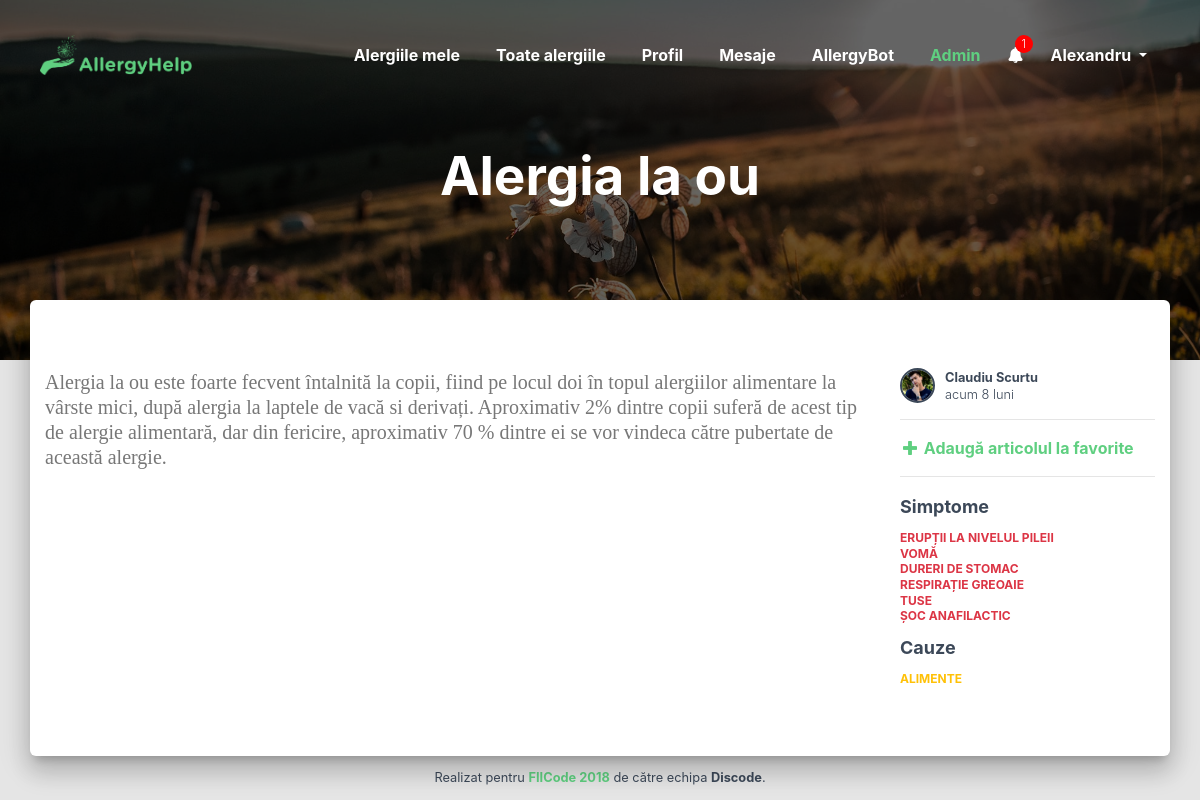
The page /index.php?p=allergy&a=25 (signed in) on the database its author committed.
### tables this page shows
CREATE TABLE `allergies` (
  `id` int(11) NOT NULL,
  `name` varchar(256) NOT NULL,
  `content` longtext NOT NULL,
  `date` datetime NOT NULL,
  `author` int(11) NOT NULL,
  `frequent` int(11) NOT NULL DEFAULT '0'
);

CREATE TABLE `users` (
  `id` int(11) NOT NULL,
  `lastname` varchar(64) NOT NULL,
  `firstname` varchar(64) NOT NULL,
  `admin` tinyint(1) NOT NULL DEFAULT '0',
  `email` varchar(64) NOT NULL,
  `password` varchar(64) NOT NULL,
  `regtime` datetime NOT NULL
);

CREATE TABLE `signs` (
  `id` int(11) NOT NULL,
  `sign` varchar(128) NOT NULL
);

CREATE TABLE `causes` (
  `id` int(11) NOT NULL,
  `cause` varchar(128) NOT NULL
);

### index.php (the view, shortened to what this page needs)
<?php
	include_once 'assets/php/functions.php';
	$user = new User();
	if(isset($_SESSION['allergyhelp_id']))
		$id = $_SESSION['allergyhelp_id'];
	if ($user->get_session())
	{
		if(isset($_GET['p'])) $p = $_GET['p'];
?>
<!DOCTYPE html>
<html lang="ro">
<head>
	<link href="assets/css/bootstrap/bootstrap.min.css" rel="stylesheet">
	<link href="assets/css/fontawesome/fontawesome.min.css" rel="stylesheet">
	<link href="assets/css/style.css" rel="stylesheet">
</head>
<body>
	<nav class="navbar navbar-expand-lg navbar-dark">
		<div class="container">
			<a class="navbar-brand" href=".">
				<img src="assets/img/logo-green.png" />
			</a>
					<?php
						if($user->count_notifications($id))
							echo '<span class="unread-badge">'.$user->count_notifications($id).'</span>';
					?>
						<?php $user->get_notifications($id); ?>
			<div class="collapse navbar-collapse" id="navbarNav">
				<ul class="navbar-nav ml-auto">
					<li class="nav-item"><a class="nav-link<?php if ((isset($p) ? $p : null) == "myallergies") echo ' active'; ?>" href="?p=myallergies">Alergiile mele</a></li>
					<li class="nav-item"><a class="nav-link<?php if ((isset($p) ? $p : null) == "allallergies") echo ' active'; ?>" href="?p=allallergies">Toate alergiile</a></li>
					<li class="nav-item"><a class="nav-link<?php if ((isset($p) ? $p : null) == "profile") echo ' active'; ?>" href="?p=profile">Profil</a></li>
					<li class="nav-item"><a class="nav-link<?php if ((isset($p) ? $p : null) == "messages") echo ' active'; ?>" href="?p=messages">Mesaje</a></li>
					<li class="nav-item"><a class="nav-link<?php if ((isset($p) ? $p : null) == "allergybot") echo ' active'; ?>" href="?p=allergybot">AllergyBot</a></li>
					<?php if($user->isadmin($id)) echo '<li class="nav-item"><a class="nav-link admin-panel-link" href="admin/">Admin</a></li>'; ?>
					<li class="nav-item dropdown notification-panel d-none d-lg-block">
						<a href="#" id="notifications" data-toggle="dropdown" aria-haspopup="true" aria-expanded="false">
							<i class="fa fa-bell"></i>
							<?php
								if($user->count_notifications($id))
									echo '<span class="unread-badge">'.$user->count_notifications($id).'</span>';
							?>
						</a>
								<?php $user->get_notifications($id); ?>
					</li>
					<li class="nav-item dropdown">
						<a class="nav-link dropdown-toggle" href="#" id="navbarDropdownMenuLink" data-toggle="dropdown" aria-haspopup="true" aria-expanded="false">
							<?php echo $user->get_firstname($id); ?>
						</a>
					</li>
				</ul>
			</div>
		</div>
	</nav>
	<?php
		if(empty($p))
		{
	?>
	<div class="page-header page-header-logged page-header-filter" data-parallax="true">
		<div class="container text-center">
			<h1 class="title">Bine ai venit, <?php echo $user->get_firstname($id); ?>!</h1>
		</div>
	</div>
	<div class="main main-logged">
		<div class="section section-logged">
			<div class="container">
				<h3 class="title">Ultimele alergii înregistrate</h3>
				<?php echo $user->get_last_allergies(); ?>
				<h3 class="title mt-4">Cele mai frecvente alergii</h3>
				<?php echo $user->get_frequent_allergies(); ?>
			</div>
		</div>
	</div>
	<?php
		}
		else if($p === "allergy")
		{
			if(empty($_GET["a"]))
				header("location:index.php?p=allallergies");
			else if(!$user->allergy_exists($_GET["a"]))
				header("location:index.php?p=allallergies");
			else
			{
				$a = $_GET["a"];
	?>
	<div class="page-header page-header-logged page-header-filter" data-parallax="true">
		<div class="container text-center">
			<h1 class="title"><?php echo $user->get_allergy_name($a); ?></h1>
		</div>
	</div>
	<div class="main main-logged">
		<div class="section section-logged">
			<div class="container">
				<div class="row">
					<div class="col-md-9 mb-4">
						<?php echo $user->get_allergy_content($a); ?>
					</div>
					<div class="col-md-3">
						<div class="author">
							<img src="<?php echo $user->get_avatar($user->get_allergy_author($a)); ?>" class="avatar" />
							<strong><?php echo $user->get_firstname($user->get_allergy_author($a)).' '.$user->get_lastname($user->get_allergy_author($a)); ?></strong>
							<br /><?php echo $user->time_passed($user->get_allergy_date($a)); ?>
						</div>
						<hr />
						<?php
							if($user->is_allergy_added_to_user($id, $a))
								echo '<a href="?dela='.$a.'" class="font-weight-bold text-danger"><i class="fa fa-fw fa-minus"></i> Șterge articolul de la favorite</a>';
							else
								echo '<a href="?adda='.$a.'" class="font-weight-bold"><i class="fa fa-fw fa-plus"></i> Adaugă articolul la favorite</a>';
						?>
						<hr />
						<div class="categories categories-post">
							<h4>Simptome</h4>
							<?php $user->get_allergy_signs($a); ?>
							<h4>Cauze</h4>
							<?php $user->get_allergy_causes($a); ?>
						</div>
					</div>
				</div>
			</div>
		</div>
	</div>
	<?php
			}
		}
	?>
	<footer class="text-center m-2">
		<small>Realizat pentru <strong><a href="https://fiicode.asii.ro/" target="_blank" rel="noopener">FIICode 2018</a></strong> de către echipa <strong>Discode</strong>.</small>
	</footer>
</body>
</html>
<?php
	}
?>

### assets/php/functions.php (shortened to what this page needs)
<?php
	class Utils
	{
		public function __construct()
		{
			$this->db = new mysqli(DB_SERVER, DB_USERNAME, DB_PASSWORD, DB_DATABASE);
		}
		public function mysqli_result($res, $row = 0, $col = 0)
		{
			$numrows = mysqli_num_rows($res);
			if ($numrows && $row <= ($numrows - 1) && $row >= 0)
			{
				mysqli_data_seek($res,$row);
				$resrow = (is_numeric($col)) ? mysqli_fetch_row($res) : mysqli_fetch_assoc($res);
				if (isset($resrow[$col]))
					return $resrow[$col];
			}
			return false;
		}
		public function time_passed($timestamp)
		{
			$timestamp      = strtotime($timestamp);
			$current_time   = strtotime(date('Y-m-d H:i:s', time()));
			$diff           = $current_time - $timestamp;
			$intervals      = array (
				'year' => 31556926, 'month' => 2629744, 'week' => 604800, 'day' => 86400, 'hour' => 3600, 'minute'=> 60
			);
			$prepoz = "de";
			if ($diff >= $intervals['month'] && $diff < $intervals['year'])
			{
				$diff = floor($diff/$intervals['month']);
				if($diff < 20) $prepoz = "";
				return $diff == 1 ? 'acum o lună' : 'acum ' . $diff . ' '. $prepoz .' luni';
			}
		}
	}
	class User extends Utils
	{
		public function get_firstname($id)
		{
			return $this->mysqli_result(mysqli_query($this->db, "SELECT firstname FROM users WHERE id = '$id'"));
		}
		public function get_lastname($id)
		{
			return $this->mysqli_result(mysqli_query($this->db, "SELECT lastname FROM users WHERE id = '$id'"));
		}
		public function get_avatar($id)
		{
			if(file_exists("assets/img/avatars/".$id.".jpg")) $avatar = $id;
			else $avatar = 0;
			$source = "assets/img/avatars/" . $avatar . ".jpg?=" . filemtime('assets/img/avatars/'.$avatar.'.jpg');
			return $source;
		}
		public function get_allergy_signs($allergy)
		{
			$sql = "SELECT signs.sign FROM allergy_signs INNER JOIN signs ON allergy_signs.sign = signs.id WHERE allergy_signs.allergy = '$allergy' ORDER BY allergy_signs.sign ASC";
			$result = mysqli_query($this->db, $sql);
			if(mysqli_num_rows($result))
				while($row = mysqli_fetch_assoc($result))
					echo '<span class="text-danger mr-3">'.$row['sign'].'</span>';
		}
		public function get_allergy_causes($allergy)
		{
			$sql = "SELECT causes.cause FROM allergy_causes INNER JOIN causes ON allergy_causes.cause = causes.id WHERE allergy_causes.allergy = '$allergy' ORDER BY allergy_causes.cause ASC";
			$result = mysqli_query($this->db, $sql);
			if(mysqli_num_rows($result))
				while($row = mysqli_fetch_assoc($result))
					echo '<span class="text-warning mr-3">'.$row['cause'].'</span>';
		}
		public function allergy_exists($id)
		{
			return $this->mysqli_result(mysqli_query($this->db, "SELECT COUNT(*) FROM allergies WHERE id = '$id'"));
		}
		public function get_allergy_name($id)
		{
			return $this->mysqli_result(mysqli_query($this->db, "SELECT name FROM allergies WHERE id = '$id'"));
		}
		public function get_allergy_content($id)
		{
			return $this->mysqli_result(mysqli_query($this->db, "SELECT content FROM allergies WHERE id = '$id'"));
		}
		public function get_allergy_author($id)
		{
			return $this->mysqli_result(mysqli_query($this->db, "SELECT author FROM allergies WHERE id = '$id'"));
		}
		public function get_allergy_date($id)
		{
			return $this->mysqli_result(mysqli_query($this->db, "SELECT date FROM allergies WHERE id = '$id'"));
		}
		public function is_allergy_added_to_user($user, $allergy)
		{
			return $this->mysqli_result(mysqli_query($this->db, "SELECT * FROM user_allergies WHERE user='$user' AND allergy='$allergy'"));
		}
		public function count_notifications($id)
		{
			return $this->mysqli_result(mysqli_query($this->db, "SELECT COUNT(*) FROM notifications WHERE dismissed = 0 AND user = '$id'"));
		}
		public function isadmin($id)
		{
			return $this->mysqli_result(mysqli_query($this->db, "SELECT admin FROM users WHERE id = '$id'"));
		}
		public function get_session()
		{
			return isset($_SESSION['allergyhelp_login']);
		}
	}
?>

### assets/css/style.css (style rules this page uses)
:root { --ah-green: #5fcf80; --ah-dark: #343a40; }
html * { -webkit-font-smoothing: antialiased; -moz-osx-font-smoothing: grayscale; }
body { background-color: #E5E5E5; color: #3C4858; }
body, h1, h2, h3, h4, h5, h6, .h1, .h2, .h3, .h4, .h5, .h6 { font-family: -apple-system, BlinkMacSystemFont, "Segoe UI", Roboto, "Helvetica Neue", Arial, sans-serif; font-weight: 300; line-height: 1.5em; }
a { color: var(--ah-green); }
.navbar { position: fixed; top: 0; right: 0; left: 0; background: none; transition: background-color .5s, padding .5s; padding: 35px 0; z-index: 9999; }
.navbar-dark .navbar-nav .nav-link { color: #fff; font-weight: 700; display: inline-block; padding-bottom: 0.25rem; }
.nav-item:not(:last-child) .nav-link:after { display: block; content: ""; margin-top: 2px; transform: scaleX(0); transition: transform .25s; border-bottom: 2px solid var(--ah-green); }
.navbar-brand { margin: -5px; padding: 0; transition: opacity .5s; }
.navbar-brand img { height: 40px; }
.page-header { background: url(../img/yellow.jpg); height: 100vh; background-position: center center; background-size: cover; margin: 0; padding: 0; border: 0; display: flex; align-items: center; }
.page-header-filter::before { background: rgba(0, 0, 0, 0.75); }
.page-header-filter:before, .page-header-filter:after { position: absolute; z-index: 1; width: 100%; height: 100%; display: block; left: 0; top: 0; content: ""; }
.page-header-filter .container { z-index: 2; position: relative; }
.page-header > .container { color: #fff; }
.page-header .title { color: #fff; user-select: none; }
.title { font-weight: 700; margin-top: 30px; min-height: 32px; }
h4, h5, h6, .h4, .h5, .h6 { margin-top: 10px; margin-bottom: 10px; }
h1, .h1 { font-size: 3.3125rem; line-height: 1.15em; }
h4, .h4 { font-weight: 300; font-size: 1.125rem; line-height: 1.5em; }
.main { background: #fff; position: relative; z-index: 3; margin: 0px 30px 0px; border-radius: 6px; box-shadow: 0 16px 24px 2px rgba(0, 0, 0, 0.14), 0 6px 30px 5px rgba(0, 0, 0, 0.12), 0 8px 10px -5px rgba(0, 0, 0, 0.2); }
.section { padding: 70px 0; }
.section:first-child { border-radius: 6px 6px 0 0; }
.section:last-child { border-radius: 0 0 6px 6px; }
b, strong { font-weight: 700; }
.admin-panel-link { color: var(--ah-green) !important; }
.page-header-logged { background: url(../img/sunrise.jpg); background-position: center center; background-size: cover; height: 45vh; }
.page-header-logged.page-header-filter::before { background: rgba(0, 0, 0, 0.6); }
.page-header-logged.page-header-filter:before, .page-header-logged.page-header-filter:after { height: 45vh; }
.page-header-logged .title { margin-top: 0; }
.main-logged { margin: -60px 30px 0px; }
.avatar { width: 28px; height: 28px; margin-right: 10px; float: left; margin-top: -2px; border-radius: 50%; border: 2px solid var(--ah-green); }
.author { font-size: 80%; color: #3c4858; line-height: 1.3; }
.author .avatar { width: 35px; height: 35px; border: 2px solid #3c4858; }
.categories { text-transform: uppercase; font-size: .75rem; font-weight: 700; line-height: 1.3; }
.categories h4 { text-transform: none; font-weight: 700; }
.categories-post span { display: block; }
li.notification-panel { line-height: 40px; }
.notification-panel #notifications { color: white; }
.unread-badge { position: absolute; top: 0px; right: -10px; font-size: .7em; background: red; color: white; width: 18px; height: 18px; text-align: center; line-height: 18px; border-radius: 50%; }
@media (min-width: 992px) { .navbar-nav li { margin-left: 20px; } }

### rows shown on the page
allergies: name "Alergia la ou", content "Alergia la ou este foarte fecvent întalnită la copii, fiind pe locul doi în topul alergiilor alimentare la vârste mici, după alergia la laptele de vacă si derivați. Aproximativ 2% dintre copii suferă de acest tip de alergie alimentară, dar din fericire, aproximativ 70 % dintre ei se vor vindeca către pubertate de această alergie.", author.firstname "Claudiu", author.lastname "Scurtu", date "acum 8 luni"
signs: sign "ERUPȚII LA NIVELUL PILEII"
signs: sign "VOMĂ"
signs: sign "DURERI DE STOMAC"
signs: sign "RESPIRAȚIE GREOAIE"
signs: sign "TUSE"
signs: sign "ȘOC ANAFILACTIC"
causes: cause "ALIMENTE"

### other values the page prints
$user->count_notifications($id) "1"
$user->get_firstname($id) "Alexandru"
